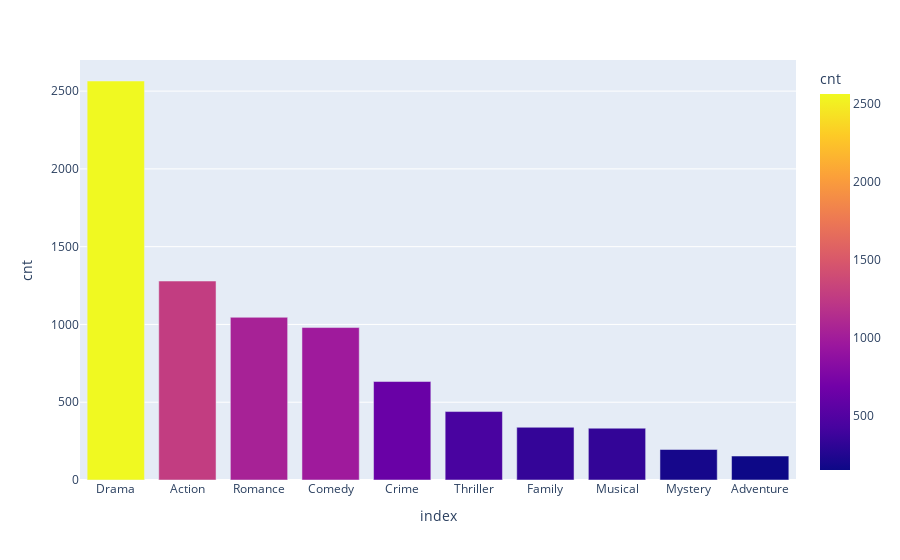

The notebook cell this image was saved under:
### Code cell
### Plot of top 10 Genres of Hindi Films
### It is an interactive map
df_add_1 = df_add.head(10)
fig = px.bar(df_add_1, x = df_add_1.index, y='cnt', color = 'cnt')
fig.show()

### Figure 1 — Plotly figure (JSON) as saved in the notebook; plotly's stock layout.template omitted (floating-point values rounded to 4 significant figures)
{"data": [{"alignmentgroup": "True", "hovertemplate": "index=%{x}<br>cnt=%{marker.color}<extra></extra>", "legendgroup": "", "marker": {"color": [2565, 1279, 1046, 980, 633, 440, 339, 333, 196, 154], "coloraxis": "coloraxis"}, "name": "", "offsetgroup": "", "orientation": "v", "showlegend": false, "textposition": "auto", "type": "bar", "x": ["Drama", "Action", "Romance", "Comedy", "Crime", "Thriller", "Family", "Musical", "Mystery", "Adventure"], "xaxis": "x", "y": [2565, 1279, 1046, 980, 633, 440, 339, 333, 196, 154], "yaxis": "y"}], "layout": {"barmode": "relative", "coloraxis": {"colorbar": {"title": {"text": "cnt"}}, "colorscale": [[0, "#0d0887"], [0.1111, "#46039f"], [0.2222, "#7201a8"], [0.3333, "#9c179e"], [0.4444, "#bd3786"], [0.5556, "#d8576b"], [0.6667, "#ed7953"], [0.7778, "#fb9f3a"], [0.8889, "#fdca26"], [1, "#f0f921"]]}, "legend": {"tracegroupgap": 0}, "margin": {"t": 60}, "xaxis": {"anchor": "y", "domain": [0, 1], "title": {"text": "index"}}, "yaxis": {"anchor": "x", "domain": [0, 1], "title": {"text": "cnt"}}}}
